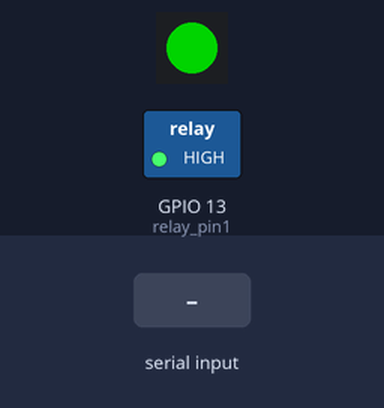
Bench run of a sketch on a simulated ESP32. On the bench: 1 RGB LEDs in strip order, left to right, switched loads named in the sketch (green lamp = pin HIGH). The inputs (shaded band) are chosen by the test bench. Dim RGB values are drawn brighter than linear.

Above: at 1.8 s.
1.9 s: "90,45\n" received over the second serial link
At 3.2 s:
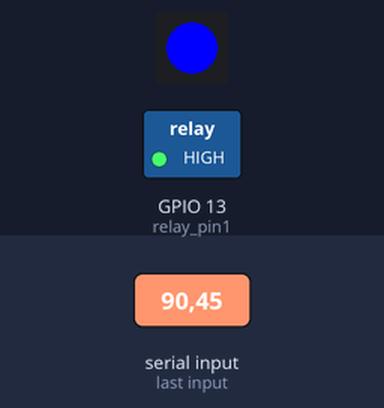
Timing chart, 0 to 4.9 s (numbered marks = the images above; inputs shaded):
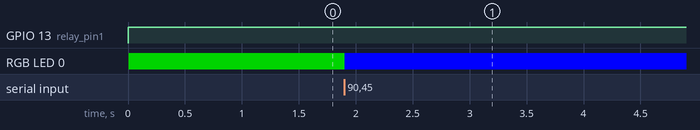

Measured:
- after the input at 1.9 s, RGB LED 0: RGB(0, 128, 0) → RGB(0, 0, 255) at once

The sketch:

ESP32_Videolapse_GAMMEL.ino
```cpp
#include <FastLED.h>

#define uS_TO_S_FACTOR 1000000  /* Conversion factor for micro seconds to seconds */

#define relay_pin1 13

#define RX1 9
#define TX1 7

#define PIN_LED    21
#define NUM_LEDS   1

CRGB leds[NUM_LEDS];

void setup() {
  // Start power to camera system
  pinMode(relay_pin1, OUTPUT);

  // Initiate RGB Led
  FastLED.addLeds<WS2812, PIN_LED, GRB>(leds, NUM_LEDS);

  // Connect serial -> wait for connection -> send "hello i exist"
  Serial1.begin(9600, SERIAL_8N1, RX1, TX1);
  leds[0] = CRGB::Red;
  FastLED.show();

  digitalWrite(relay_pin1, HIGH);

  Serial1.println("Hello i exist");

  leds[0] = CRGB::Green;
  FastLED.show();

  // Wait untill rpi sends sleep time

  long timeout = 0;

  while (timeout == 0){
    delay(1000);
    Serial1.println("Waiting for data");
    timeout = Serial1.parseInt();
  }

  Serial1.println((String)"Seconds untill wakeup: "+String(timeout));
  Serial1.println("Waiting 60 seconds first...");

  leds[0] = CRGB::Blue;
  FastLED.show();

  delay(60000);

  FastLED.clear();
  FastLED.show();

  digitalWrite(relay_pin1, LOW);

  esp_sleep_enable_timer_wakeup(timeout*uS_TO_S_FACTOR);
  esp_deep_sleep_start();
  // delay(timeout*1000);
}

void loop() {}
```
